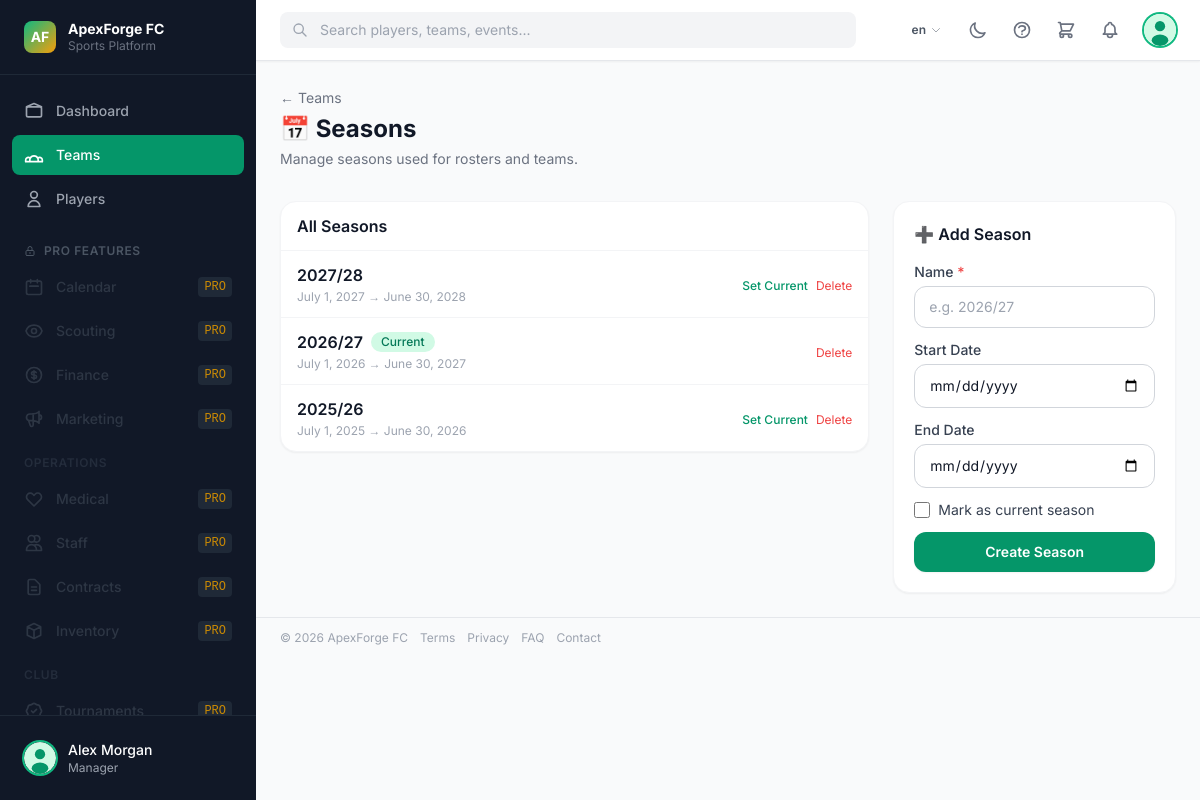
The app's page /teams/seasons/ (signed in) with its own data.
### core/models.py (models this page shows, shortened)
class ClubBranding(models.Model):
    name            = models.CharField(_("club name"), max_length=200, default="ApexForge FC")
    tagline         = models.CharField(max_length=300, blank=True)
    logo            = models.ImageField(upload_to="branding/", blank=True, null=True)
    primary_color   = models.CharField(max_length=7, default="#059669")   # emerald-600
    secondary_color = models.CharField(max_length=7, default="#f59e0b")   # amber-500
    founded_year    = models.PositiveSmallIntegerField(null=True, blank=True)
    city            = models.CharField(max_length=100, blank=True)
    country         = models.CharField(max_length=100, blank=True)
    website         = models.URLField(blank=True)
    email           = models.EmailField(blank=True)
    phone           = models.CharField(max_length=30, blank=True)
    twitter         = models.CharField(max_length=100, blank=True)
    instagram       = models.CharField(max_length=100, blank=True)
    facebook        = models.CharField(max_length=100, blank=True)
    youtube         = models.CharField(max_length=100, blank=True)
    tiktok          = models.CharField(max_length=100, blank=True)
    linkedin        = models.CharField(max_length=100, blank=True)
    discord         = models.CharField(max_length=100, blank=True)
    twitch          = models.CharField(max_length=100, blank=True)
    description     = models.TextField(blank=True)
    updated_at      = models.DateTimeField(auto_now=True)
    class Meta:
        verbose_name = _("club branding")
    @classmethod
    def get_solo(cls):
        obj, _ = cls.objects.get_or_create(pk=1)
        return obj

### accounts/models.py (models this page shows, shortened)
class User(AbstractBaseUser, PermissionsMixin):
    class Role(models.TextChoices):
        SUPER_ADMIN   = "super_admin",   _("Super Admin")
        CLUB_OWNER    = "club_owner",    _("Club Owner / Entrepreneur")
        MANAGER       = "manager",       _("Manager")
        COACH         = "coach",         _("Coach")
        ATHLETE       = "athlete",       _("Athlete / Player")
        SCOUT         = "scout",         _("Scout")
        FAN_INVESTOR  = "fan_investor",  _("Fan / Investor")
    email      = models.EmailField(_("email address"), unique=True)
    first_name = models.CharField(_("first name"), max_length=150, blank=True)
    last_name  = models.CharField(_("last name"),  max_length=150, blank=True)
    role       = models.CharField(_("role"), max_length=30, choices=Role.choices, default=Role.FAN_INVESTOR)
    is_active  = models.BooleanField(default=True)
    is_staff   = models.BooleanField(default=False)
    date_joined = models.DateTimeField(default=timezone.now)
    USERNAME_FIELD  = "email"
    REQUIRED_FIELDS = ["first_name", "last_name"]
    objects = UserManager()
    class Meta:
        verbose_name = _("user")
        verbose_name_plural = _("users")
        ordering = ["email"]
    def get_full_name(self):
        return f"{self.first_name} {self.last_name}".strip()
    @property
    def can_manage(self):
        return self.role in (
            self.Role.SUPER_ADMIN,
            self.Role.CLUB_OWNER,
            self.Role.MANAGER,
        )

### teams/models.py (models this page shows, shortened)
class Season(models.Model):
    name       = models.CharField(max_length=100)  # e.g., "2024/25"
    start_date = models.DateField()
    end_date   = models.DateField()
    is_current = models.BooleanField(default=False)
    class Meta:
        verbose_name = _("season")
        ordering = ["-start_date"]

### teams/views.py (the view)
# urls.py: path("seasons/",                         views.season_list,        name="seasons"),
@login_required
def season_list(request):
    if not request.user.can_manage:
        messages.error(request, _("Permission denied."))
        return redirect("teams:list")
    from .forms import SeasonForm
    seasons = Season.objects.order_by("-start_date")
    form = SeasonForm(request.POST or None)
    if request.method == "POST" and form.is_valid():
        form.save()
        messages.success(request, _("Season created."))
        return redirect("teams:seasons")
    return render(request, "teams/seasons.html", {"seasons": seasons, "form": form})

### templates/teams/seasons.html (shortened to what this page needs)
{% extends "base.html" %}
{% load i18n widget_tweaks %}
{% block page_header %}
<div class="px-4 lg:px-6 pt-6 pb-2">
  <a href="{% url 'teams:list' %}" class="text-sm text-gray-500 hover:text-primary-600">← {% trans "Teams" %}</a>
  <h1 class="text-2xl font-bold text-gray-900 dark:text-white mt-1">📅 {% trans "Seasons" %}</h1>
  <p class="text-sm text-gray-500 mt-1">{% trans "Manage seasons used for rosters and teams." %}</p>
</div>
{% endblock %}
{% block content %}
<div class="grid grid-cols-1 lg:grid-cols-3 gap-6">
  <div class="lg:col-span-2">
    <div class="card overflow-hidden">
      <div class="px-4 py-3 border-b border-gray-100 dark:border-gray-700">
        <h2 class="font-semibold text-gray-900 dark:text-white">{% trans "All Seasons" %}</h2>
      </div>
      <div class="divide-y divide-gray-100 dark:divide-gray-700">
        {% for s in seasons %}
        <div class="px-4 py-3 flex items-center gap-3">
          <div class="flex-1">
            <p class="font-semibold text-gray-900 dark:text-white flex items-center gap-2">
              {{ s.name }}
              {% if s.is_current %}
              <span class="badge bg-emerald-100 text-emerald-700 text-xs">{% trans "Current" %}</span>
              {% endif %}
            </p>
            <p class="text-xs text-gray-400 mt-0.5">{{ s.start_date }} → {{ s.end_date }}</p>
          </div>
          <div class="flex items-center gap-2">
            {% if not s.is_current %}
            <form method="post" action="{% url 'teams:season_set_current' s.pk %}">
              <button type="submit" class="text-xs text-primary-600 hover:text-primary-800 font-medium">
                {% trans "Set Current" %}
              </button>
            </form>
            {% endif %}
            <form method="post" action="{% url 'teams:season_delete' s.pk %}"
                  onsubmit="return confirm('{% trans "Delete this season?" %}')">
              <button type="submit" class="text-xs text-red-500 hover:text-red-700">{% trans "Delete" %}</button>
            </form>
          </div>
        </div>
        {% empty %}
        <div class="px-4 py-8 text-center text-sm text-gray-500">{% trans "No seasons yet." %}</div>
        {% endfor %}
      </div>
    </div>
  </div>
  <div>
    <div class="card p-5">
      <h2 class="font-semibold text-gray-900 dark:text-white mb-4">➕ {% trans "Add Season" %}</h2>
      <form method="post" class="space-y-3">
        <div>
          <label class="block text-sm font-medium text-gray-700 dark:text-gray-300 mb-1">
            {% trans "Name" %} <span class="text-red-500">*</span>
          </label>
          {% render_field form.name class="form-input w-full" placeholder="e.g. 2026/27" %}
        </div>
        <div>
          <label class="block text-sm font-medium text-gray-700 dark:text-gray-300 mb-1">{% trans "Start Date" %}</label>
          {% render_field form.start_date class="form-input w-full" %}
        </div>
        <div>
          <label class="block text-sm font-medium text-gray-700 dark:text-gray-300 mb-1">{% trans "End Date" %}</label>
          {% render_field form.end_date class="form-input w-full" %}
        </div>
        <div class="flex items-center gap-2">
          {% render_field form.is_current class="w-4 h-4 rounded text-primary-600" %}
          <label class="text-sm text-gray-700 dark:text-gray-300">{% trans "Mark as current season" %}</label>
        </div>
        <button type="submit" class="btn-primary w-full justify-center">{% trans "Create Season" %}</button>
      </form>
    </div>
  </div>
</div>
{% endblock %}

### templates/base.html (shortened to what this page needs)
{% load i18n static core_tags %}
<!DOCTYPE html>
<html lang="{{ LANGUAGE_CODE|default:'en' }}"
      x-data="apexApp()"
      x-bind:class="{ 'dark': darkMode }"
      x-init="init()">
<head>
  <script src="https://cdn.tailwindcss.com"></script>
</head>
<body class="bg-gray-50 dark:bg-gray-900 text-gray-900 dark:text-gray-100 font-sans antialiased min-h-screen">
  {% if user.is_authenticated %}
  <div class="flex h-screen overflow-hidden">
    <aside x-cloak
           :class="sidebarOpen ? 'translate-x-0' : '-translate-x-full lg:translate-x-0'"
           class="fixed inset-y-0 left-0 z-40 flex flex-col w-64 bg-gray-900 dark:bg-gray-950 transition-transform duration-300 ease-in-out lg:static lg:translate-x-0">
      <div class="flex items-center gap-3 px-6 py-5 border-b border-gray-800">
        <a href="{% url 'core:landing' %}" class="flex items-center gap-3 flex-1 min-w-0 hover:opacity-80 transition-opacity" title="{% trans 'Go to Home page' %}">
          {% if branding.logo %}
            <img src="{{ branding.logo.url }}" alt="Logo" class="h-8 w-8 rounded shrink-0">
          {% else %}
            <div class="h-8 w-8 rounded-lg bg-gradient-to-br from-primary-500 to-accent-500 flex items-center justify-center shrink-0">
              <span class="text-white font-bold text-sm">AF</span>
            </div>
          {% endif %}
          <div class="min-w-0">
            <p class="text-white font-bold text-sm leading-tight truncate">{{ branding.name }}</p>
            <p class="text-gray-500 text-xs">Sports Platform</p>
          </div>
        </a>
      </div>
      <nav class="flex-1 overflow-y-auto px-3 py-4 space-y-1 scrollbar-hide"
           x-init="$nextTick(() => {
             const active = $el.querySelector('a.bg-primary-600');
             if (active) {
               const navH  = $el.clientHeight;
               const itemT = active.getBoundingClientRect().top - $el.getBoundingClientRect().top;
               $el.scrollTop += itemT - navH / 2 + active.clientHeight / 2;
             }
           })">
        {% include "partials/sidebar_nav.html" %}
      </nav>
      <div class="px-4 py-4 border-t border-gray-800">
        <a href="{% url 'accounts:profile' %}" class="flex items-center gap-3 p-2 rounded-lg hover:bg-gray-800 transition-colors">
          <img src="{{ request.user.profile.avatar_url }}" alt="" class="h-8 w-8 rounded-full object-cover ring-2 ring-primary-500">
          <div class="flex-1 min-w-0">
            <p class="text-sm font-medium text-white truncate">{{ request.user.get_full_name }}</p>
            <p class="text-xs text-gray-400 truncate">{{ request.user.get_role_display }}</p>
          </div>
        </a>
      </div>
    </aside>
    <div class="flex-1 flex flex-col min-w-0 overflow-hidden">
      <header class="flex items-center gap-4 px-4 lg:px-6 py-3 bg-white dark:bg-gray-800 border-b border-gray-200 dark:border-gray-700 shadow-sm z-20">
        <div class="flex-1 max-w-xl" x-data="{ open: false }">
          <div class="relative">
            <svg class="absolute left-3 top-1/2 -translate-y-1/2 w-4 h-4 text-gray-400" fill="none" stroke="currentColor" viewBox="0 0 24 24">
              <path stroke-linecap="round" stroke-linejoin="round" stroke-width="2" d="M21 21l-6-6m2-5a7 7 0 11-14 0 7 7 0 0114 0"/>
            </svg>
            <input type="search"
                   placeholder="{% trans 'Search players, teams, events...' %}"
                   class="w-full pl-10 pr-4 py-2 text-sm bg-gray-100 dark:bg-gray-700 border-0 rounded-lg focus:ring-2 focus:ring-primary-500 dark:text-white"
                   hx-get="{% url 'core:search' %}"
                   hx-trigger="keyup changed delay:300ms"
                   hx-target="#search-results"
                   hx-swap="innerHTML"
                   name="q"
                   @focus="open = true"
                   @click.outside="open = false">
          </div>
        </div>
        <div class="flex items-center gap-2 ml-auto">
          {% get_current_language as CURRENT_LANG %}
          {% lang_url 'en' as lurl_en %}
          {% lang_url 'nl' as lurl_nl %}
          {% lang_url 'de' as lurl_de %}
          {% lang_url 'fr' as lurl_fr %}
          {% lang_url 'es' as lurl_es %}
          {% lang_url 'it' as lurl_it %}
          <div x-data="{ langOpen: false }" class="relative">
            <button @click="langOpen = !langOpen"
                    class="flex items-center gap-1 px-2.5 py-1.5 rounded-lg text-xs font-semibold
                           text-gray-600 dark:text-gray-300 hover:bg-gray-100 dark:hover:bg-gray-700 transition-colors">
              {{ CURRENT_LANG }}
              <svg class="w-3 h-3 opacity-50" fill="none" stroke="currentColor" viewBox="0 0 24 24">
                <path stroke-linecap="round" stroke-linejoin="round" stroke-width="2" d="M19 9l-7 7-7-7"/>
              </svg>
            </button>
          </div>
          <button @click="toggleDark()"
                  class="p-2 rounded-lg text-gray-500 hover:bg-gray-100 dark:hover:bg-gray-700">
            <svg x-cloak x-show="!darkMode" class="w-5 h-5" fill="none" stroke="currentColor" viewBox="0 0 24 24">
              <path stroke-linecap="round" stroke-linejoin="round" stroke-width="2" d="M20.354 15.354A9 9 0 018.646 3.646 9.003 9.003 0 0012 21a9.003 9.003 0 008.354-5.646z"/>
            </svg>
          </button>
          {% if request.user.can_manage %}
          <a href="{% url 'core:help' %}"
             title="Help Center"
             class="p-2 rounded-lg text-gray-500 hover:bg-gray-100 dark:hover:bg-gray-700 hover:text-primary-600 dark:hover:text-primary-400 transition-colors">
            <svg class="w-5 h-5" fill="none" stroke="currentColor" viewBox="0 0 24 24">
              <path stroke-linecap="round" stroke-linejoin="round" stroke-width="2"
                    d="M8.228 9c.549-1.165 2.03-2 3.772-2 2.21 0 4 1.343 4 3 0 1.4-1.278 2.575-3.006 2.907-.542.104-.994.54-.994 1.093m0 3h.01M21 12a9 9 0 11-18 0 9 9 0 0118 0z"/>
            </svg>
          </a>
          {% endif %}
          {% if request.user.is_authenticated %}
          {% include "partials/cart_badge.html" %}
          {% endif %}
          <div x-data="{ notifOpen: false }" class="relative">
            <button @click="notifOpen = !notifOpen; $nextTick(() => { if(notifOpen) htmx.trigger('#notif-panel', 'load') })"
                    class="relative p-2 rounded-lg text-gray-500 hover:bg-gray-100 dark:hover:bg-gray-700">
            </button>
          </div>
          <a href="{% url 'accounts:profile' %}" class="flex items-center gap-2 pl-2">
            <img src="{{ request.user.profile.avatar_url }}" alt="" class="h-8 w-8 rounded-full object-cover ring-2 ring-primary-500">
          </a>
        </div>
      </header>
      <main class="flex-1 overflow-y-auto">
        {% block page_header %}{% endblock %}
        <div class="px-4 lg:px-6 py-6">
          {% block content %}{% endblock %}
        </div>
        <footer class="border-t border-gray-200 dark:border-gray-700 px-4 lg:px-6 py-3 mt-auto shrink-0">
          <div class="flex flex-wrap items-center justify-between gap-2 text-xs text-gray-400 dark:text-gray-500">
            <div class="flex items-center gap-3 flex-wrap">
              <span>© {% now "Y" %} {{ branding.name }}</span>
              <a href="{% url 'core:terms' %}" class="hover:text-gray-600 dark:hover:text-gray-300 transition-colors">{% trans "Terms" %}</a>
              <a href="{% url 'core:privacy' %}" class="hover:text-gray-600 dark:hover:text-gray-300 transition-colors">{% trans "Privacy" %}</a>
              <a href="{% url 'core:public_faq' %}" class="hover:text-gray-600 dark:hover:text-gray-300 transition-colors">{% trans "FAQ" %}</a>
              <a href="{% url 'core:contact' %}" class="hover:text-gray-600 dark:hover:text-gray-300 transition-colors">{% trans "Contact" %}</a>
            </div>
          </div>
        </footer>
      </main>
    </div>
  </div>
  {% else %}
  {% block public_content %}{% endblock %}
  {% endif %}
</body>
</html>

### records on screen
ClubBranding: name "ApexForge FC"
User: user.get_full_name "Alex Morgan", user.role "Manager"
Season: name "2027/28", start_date "July 1, 2027", end_date "June 30, 2028"
Season: name "2026/27", start_date "July 1, 2026", end_date "June 30, 2027"
Season: name "2025/26", start_date "July 1, 2025", end_date "June 30, 2026"

### other values on screen
{{ CURRENT_LANG }} "en"
